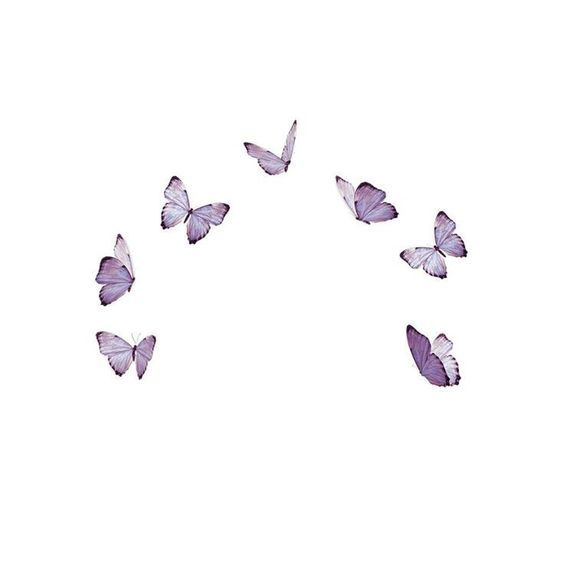
#> input picture mariposa.jpg, 564 x 564 px
$ python P5_Ventana.py
#> lines starting #> are read from the running program, lines starting #| are printed output that depends on the picture; after the words box and inside, x2 and y2 are one past the last pixel; in counts of white or black regions, pixels touching at a corner belong together
# -*- coding: utf-8 -*-
"""
Este script procesa una imagen para realizar tres tareas.
1. Convertir la imagen a binario, pasandola por un clasificador.
2. Etiquetar objetos en la imagen etiquetando la imagen del clasificador.
3. Localizacion de ventanas en los objetos etiquetados similares en las regiones.

Vision artificial Marzo 2024
Primer parcial Practica V

@author: Dea Angel
"""


import cv2
import numpy as np

#______________________CLASIFICADOR_________________________________
imagen = cv2.imread("mariposa.jpg")
#> imagen is the input picture: shape (564, 564, 3); mean B, G, R 251.6, 250.5, 251.3
m, n, c = imagen.shape
#> m = 564; n = 564; c = 3
imagenb = np.zeros((m, n))
cv2.imwrite("imagenz.jpg", imagenb)
for x in range(m):
    for y in range(n):
        if (28 < imagen[x, y, 0] < 244) and (9 < imagen[x, y, 1] < 234) and (31 < imagen[x, y, 2] < 252):
            imagenb[x, y] = 255
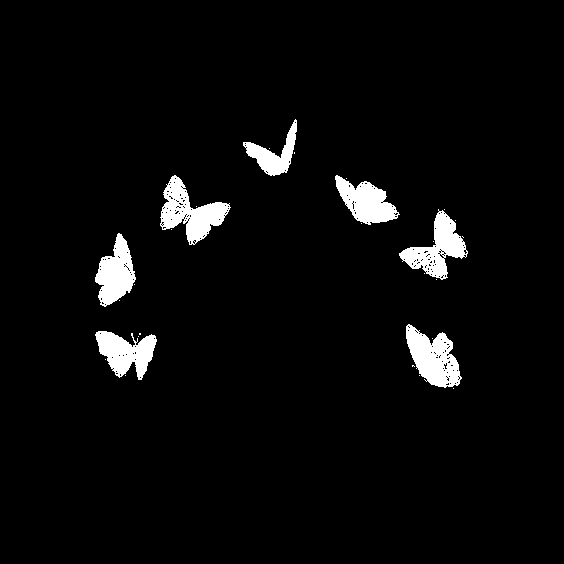
#> imagenb: shape (564, 564) float64; 4% white; 29 white regions (22 under 20 px), largest, box (x1, y1, x2, y2) and area: (160, 175, 231, 245) 2168, (406, 324, 462, 388) 2080, (399, 209, 468, 280) 1966


imagen_clasificada = cv2.resize(imagenb, (400,350))

#__________________________________________LABELING
def labeling(imagen):
    m, n = imagen.shape
#> m = 350; n = 400
    etiquetas = np.zeros_like(imagen, dtype=int)
    etiqueta_actual = 1
    colores = {}
    rectangulos = {}
    for i in range(m):
        for j in range(n):
            if imagen[i, j] == 255 and etiquetas[i, j] == 0:
                etiquetas, x1, y1, x2, y2 = etiquetar_region(imagen, etiquetas, i, j, etiqueta_actual)
                color = np.random.randint(0, 256, 3)
                colores[etiqueta_actual] = color
                rectangulos[etiqueta_actual] = (x1, y1, x2, y2)
                etiqueta_actual += 1
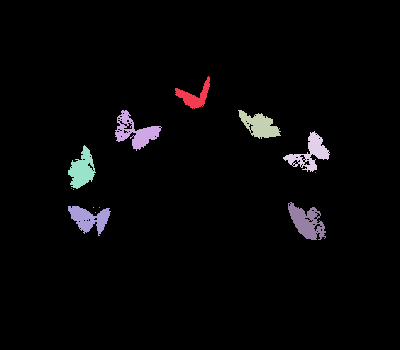
#> etiquetas: shape (350, 400) int64; 14 distinct labels, from 0 to 13; one colour per label, 0 black
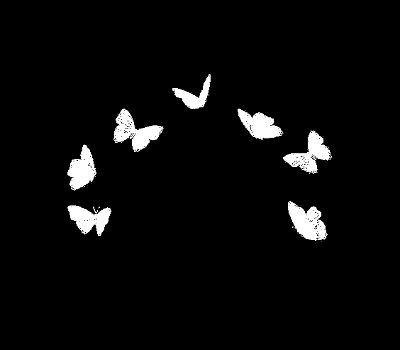
#> imagen: shape (350, 400) float64; min 0, max 255, mean 10.1
#> after the loop, color = [254, 79, 175]; etiqueta_actual = 14; x1 = 95; x2 = 95; y1 = 212; y2 = 212

    return etiquetas, colores, rectangulos

def etiquetar_region(imagen, etiquetas, i, j, etiqueta_actual):
    m, n = imagen.shape
    etiquetas[i, j] = etiqueta_actual
    x1, y1, x2, y2 = j, i, j, i

    direcciones = [(-1, -1), (-1, 0), (-1, 1),
                   (0, -1),           (0, 1),
                   (1, -1),  (1, 0),  (1, 1)]

    for dx, dy in direcciones:
        ni, nj = i + dx, j + dy

        if 0 <= ni < m and 0 <= nj < n and imagen[ni, nj] == 255 and etiquetas[ni, nj] == 0:
            etiquetas, rx1, ry1, rx2, ry2 = etiquetar_region(imagen, etiquetas, ni, nj, etiqueta_actual)
            x1 = min(x1, rx1)
            y1 = min(y1, ry1)
            x2 = max(x2, rx2)
            y2 = max(y2, ry2)

    return etiquetas, x1, y1, x2, y2

etiquetas, colores, rectangulos = labeling(imagen_clasificada)

etiquetas_rgb = np.zeros((etiquetas.shape[0], etiquetas.shape[1], 3), dtype=np.uint8)
for etiqueta, color in colores.items():
    etiquetas_rgb[etiquetas == etiqueta] = color
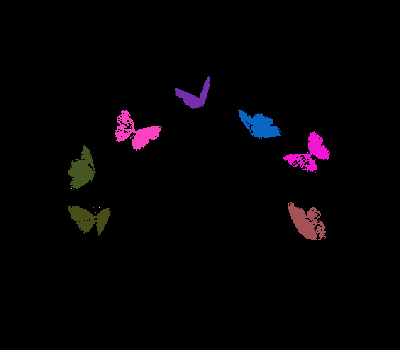
#> etiquetas_rgb: shape (350, 400, 3); mean of channels 0, 1, 2 4.4, 2.4, 4.6; drawn as B, G, R

imagen_con_rectangulos = np.copy(etiquetas_rgb)
for etiqueta, rectangulo in rectangulos.items():
    x1, y1, x2, y2 = rectangulo
    cv2.rectangle(imagen_con_rectangulos, (x1, y1), (x2, y2), (255, 255, 255), 1)


imagen_etiquetada = np.copy(etiquetas_rgb)
for etiqueta, color in colores.items():
    region_indices = np.where(etiquetas == etiqueta)
    x_center = int(np.mean(region_indices[1]))
    y_center = int(np.mean(region_indices[0]))

    x_center += 20
    y_center += 20
    etiqueta_texto = str(etiqueta)
    cv2.putText(imagen_etiquetada, etiqueta_texto, (x_center, y_center), cv2.FONT_HERSHEY_SIMPLEX, 0.5, (255, 255, 255), 1, cv2.LINE_AA)

cv2.imshow('Clasificada', imagen_clasificada)
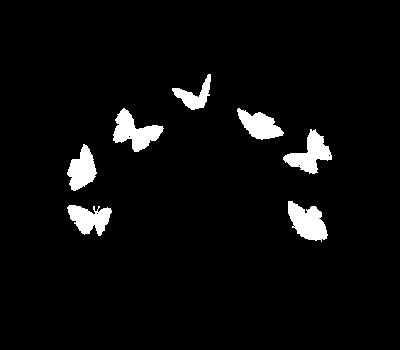
#> window 'Clasificada': shape (350, 400); min 0, max 255, mean 11.3
cv2.imwrite("clasificada.jpg",  imagen_clasificada)

original = cv2.resize(imagen, (400,350))
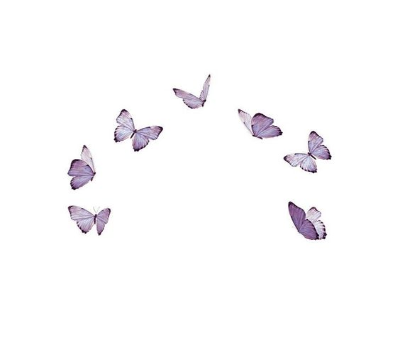
#> original: shape (350, 400, 3); mean B, G, R 251.6, 250.5, 251.3
cv2.imshow('Original', original)
cv2.imshow('Etiquetaje', imagen_etiquetada)
cv2.imwrite("Etiquetaje.jpg", imagen_etiquetada)
cv2.imshow('Localizacion', imagen_con_rectangulos)
cv2.imwrite("Localizacion.jpg", imagen_con_rectangulos)

cv2.waitKey(0)
cv2.destroyAllWindows()
